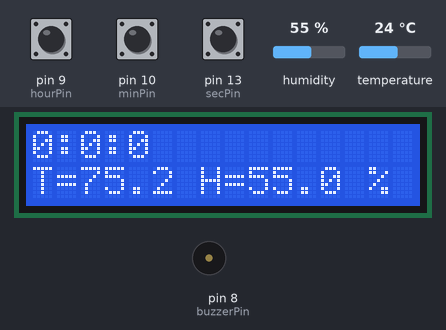
A sketch run on a simulated Arduino Uno, built with avr-gcc and run on an emulated ATmega328P. Parts: 16×2 character LCD, buzzer (waves = sounding). Inputs (shaded band) come from the test bench; at power-on: humidity 55 %, pin 9 (hourPin) HIGH, pin 10 (minPin) HIGH, pin 13 (secPin) HIGH, temperature 24 °C. At 2.2 s the program stops and its outputs stay as they are.

Above: at 0.1 s.
At 1.2 s:
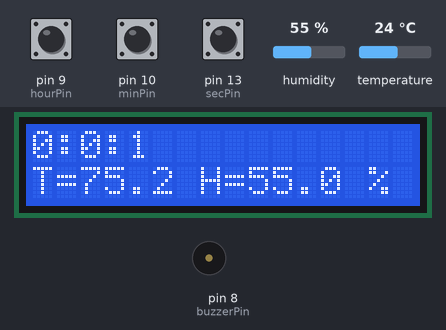
1.3 s: humidity set to 88 %
At 2.9 s:
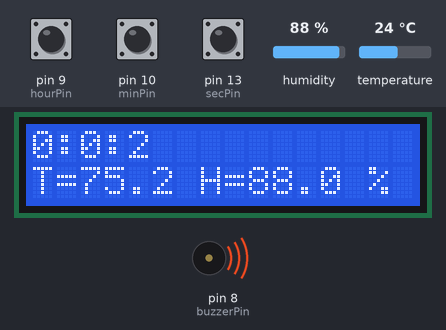
Timing chart, 0 to 3.7 s (numbered marks = the images above; inputs shaded):
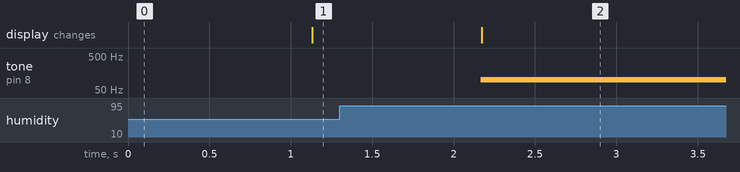

The sketch:

NicholsonCS351Ass6.ino
```cpp
//Kylie Nicholson Assignment 6 CS 351

#include <TimeLib.h>
#include <DHT.h>
#include <DHT_U.h>


#include <LiquidCrystal.h> // includes the LiquidCrystal Library
#define DHTPIN 7
LiquidCrystal lcd(12, 11, 5, 4, 3, 2);

#define DHTTYPE DHT11
DHT dht(DHTPIN,DHTTYPE);

const int hourPin = 9;
const int minPin = 10;
const int secPin = 13;
const int buzzerPin = 8;

void setup() {
  lcd.clear();
  lcd.begin(16,2); // Initializes the interface to the LCD screen, and specifies the dimensions (width and height) of the display
  dht.begin();
  Serial.begin(9600);
  pinMode(buzzerPin,OUTPUT);
  pinMode(hourPin,INPUT);
  pinMode(minPin,INPUT);
  pinMode(secPin,INPUT);


}
void loop() {
  time_t time = now();
  setTime(hour(time),minute(time),second(time),21,3,2021);

  int readData = dht.read(DHTPIN);
  float t = dht.readTemperature();
  float h = dht.readHumidity();
  t=(t*9/5)+32;

  if(digitalRead(hourPin)==LOW){
    adjustTime(3600);
  }

  if(digitalRead(minPin)==LOW){
    adjustTime(60);
  }

  if(digitalRead(secPin)==LOW){
    setTime(hour(time),minute(time),0,21,3,2021);
  }

  lcd.clear();
  lcd.setCursor(0,0); // Sets the location at which subsequent text written to the LCD will be displayed
  lcd.print(hour(time));
  lcd.print(":");
  lcd.print(minute(time));
  lcd.print(":");
  lcd.print(second(time));

  lcd.setCursor(0,1); // Sets the location at which subsequent text written to the LCD will be displayed
  lcd.print("T="); // Prints string "T." on the LCD
  lcd.print(t,1); // Prints the temperature value from the sensor
  lcd.print(" H=");
  lcd.print(h,1);
  lcd.print(" %");


  if(h>=85){
    while(true){
        lcd.setCursor(0,0); // Sets the location at which subsequent text written to the LCD will be displayed
        lcd.print(hour(time));
        lcd.print(":");
        lcd.print(minute(time));
        lcd.print(":");
        lcd.print(second(time));
        tone(buzzerPin, 100);
    }
  }

  delay(1000);
}
```

Measured:
- after the input at 1.3 s, tone on pin 8 (buzzerPin): silent → 100 Hz after 0.87 s
